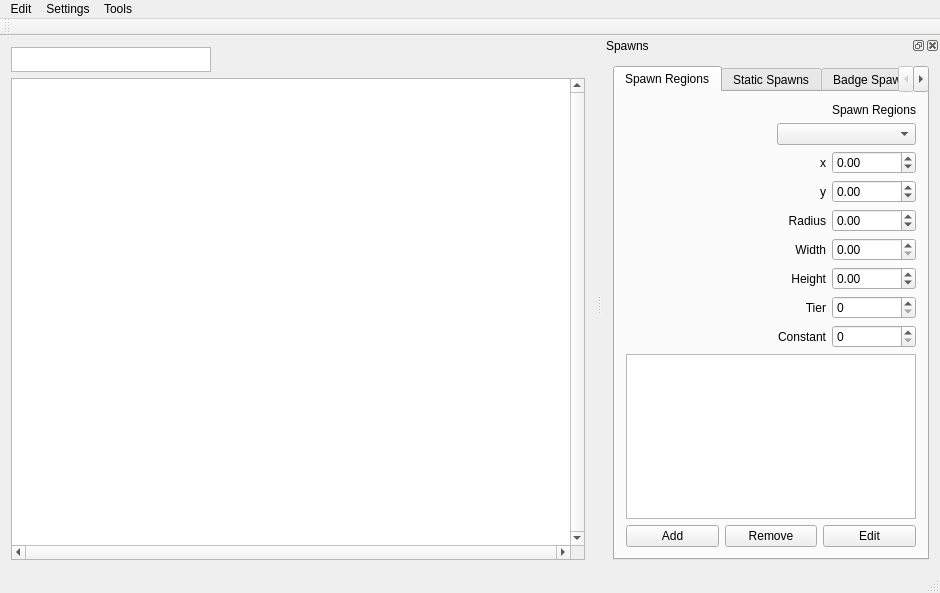
<?xml version="1.0" encoding="UTF-8"?>
<ui version="4.0">
 <class>MainWindow</class>
 <widget class="QMainWindow" name="MainWindow">
  <property name="geometry">
   <rect>
    <x>0</x>
    <y>0</y>
    <width>940</width>
    <height>593</height>
   </rect>
  </property>
  <property name="windowTitle">
   <string>MainWindow</string>
  </property>
  <property name="windowIcon">
   <iconset resource="Resources.qrc">
    <normaloff>:/icon.png</normaloff>:/icon.png</iconset>
  </property>
  <property name="dockOptions">
   <set>QMainWindow::AllowNestedDocks|QMainWindow::AllowTabbedDocks|QMainWindow::AnimatedDocks</set>
  </property>
  <property name="unifiedTitleAndToolBarOnMac">
   <bool>true</bool>
  </property>
  <widget class="QWidget" name="centralWidget">
   <layout class="QGridLayout" name="gridLayout_13">
    <item row="0" column="0">
     <layout class="QGridLayout" name="gridLayout_7">
      <property name="sizeConstraint">
       <enum>QLayout::SetNoConstraint</enum>
      </property>
      <item row="1" column="0">
       <widget class="QTextBrowser" name="textBrowser">
        <property name="maximumSize">
         <size>
          <width>200</width>
          <height>25</height>
         </size>
        </property>
       </widget>
      </item>
      <item row="2" column="0">
       <widget class="QGraphicsView" name="graphicsView">
        <property name="minimumSize">
         <size>
          <width>0</width>
          <height>0</height>
         </size>
        </property>
        <property name="maximumSize">
         <size>
          <width>16777215</width>
          <height>16777215</height>
         </size>
        </property>
        <property name="verticalScrollBarPolicy">
         <enum>Qt::ScrollBarAlwaysOn</enum>
        </property>
        <property name="horizontalScrollBarPolicy">
         <enum>Qt::ScrollBarAlwaysOn</enum>
        </property>
       </widget>
      </item>
     </layout>
    </item>
   </layout>
  </widget>
  <widget class="QStatusBar" name="statusBar"/>
  <widget class="QToolBar" name="mainToolBar">
   <attribute name="toolBarArea">
    <enum>TopToolBarArea</enum>
   </attribute>
   <attribute name="toolBarBreak">
    <bool>false</bool>
   </attribute>
  </widget>
  <widget class="QMenuBar" name="menuBar">
   <property name="geometry">
    <rect>
     <x>0</x>
     <y>0</y>
     <width>940</width>
     <height>21</height>
    </rect>
   </property>
   <widget class="QMenu" name="menuTest">
    <property name="title">
     <string>Settings</string>
    </property>
    <addaction name="actionGeneral_settings"/>
    <addaction name="actionConnect_to_database"/>
    <addaction name="actionConsole"/>
   </widget>
   <widget class="QMenu" name="menuCreature_Manager">
    <property name="title">
     <string>Tools</string>
    </property>
    <addaction name="actionLoad"/>
    <addaction name="actionLair_Tool"/>
    <addaction name="actionCRC_Calculator"/>
    <addaction name="separator"/>
    <addaction name="actionPreOR_Creatures"/>
    <addaction name="action_3dviewer"/>
    <addaction name="actionSTF_Viewer"/>
    <addaction name="actionLootManager"/>
   </widget>
   <widget class="QMenu" name="menuEdit">
    <property name="title">
     <string>Edit</string>
    </property>
   </widget>
   <addaction name="menuEdit"/>
   <addaction name="menuTest"/>
   <addaction name="menuCreature_Manager"/>
  </widget>
  <widget class="QDockWidget" name="dockWidget_2">
   <property name="sizePolicy">
    <sizepolicy hsizetype="Maximum" vsizetype="Maximum">
     <horstretch>0</horstretch>
     <verstretch>0</verstretch>
    </sizepolicy>
   </property>
   <property name="minimumSize">
    <size>
     <width>338</width>
     <height>419</height>
    </size>
   </property>
   <property name="maximumSize">
    <size>
     <width>524287</width>
     <height>524287</height>
    </size>
   </property>
   <property name="windowTitle">
    <string>Spawns</string>
   </property>
   <attribute name="dockWidgetArea">
    <number>2</number>
   </attribute>
   <widget class="QWidget" name="dockWidgetContents_3">
    <layout class="QGridLayout" name="gridLayout_12">
     <item row="0" column="0">
      <widget class="QTabWidget" name="tabWidget_main">
       <property name="minimumSize">
        <size>
         <width>300</width>
         <height>0</height>
        </size>
       </property>
       <property name="currentIndex">
        <number>0</number>
       </property>
       <widget class="QWidget" name="tab">
        <attribute name="title">
         <string>Spawn Regions</string>
        </attribute>
        <layout class="QGridLayout" name="gridLayout_11">
         <item row="0" column="0">
          <layout class="QGridLayout" name="gridLayout_3">
           <item row="0" column="1" colspan="2">
            <layout class="QGridLayout" name="gridLayout">
             <item row="3" column="2">
              <widget class="QDoubleSpinBox" name="regionY">
               <property name="minimum">
                <double>-7680.000000000000000</double>
               </property>
               <property name="maximum">
                <double>7680.000000000000000</double>
               </property>
              </widget>
             </item>
             <item row="3" column="0" colspan="2">
              <widget class="QLabel" name="label_2">
               <property name="text">
                <string>y</string>
               </property>
               <property name="alignment">
                <set>Qt::AlignRight|Qt::AlignTrailing|Qt::AlignVCenter</set>
               </property>
              </widget>
             </item>
             <item row="2" column="2">
              <widget class="QDoubleSpinBox" name="regionX">
               <property name="minimum">
                <double>-7680.000000000000000</double>
               </property>
               <property name="maximum">
                <double>7680.000000000000000</double>
               </property>
              </widget>
             </item>
             <item row="2" column="0" colspan="2">
              <widget class="QLabel" name="label">
               <property name="text">
                <string>x</string>
               </property>
               <property name="alignment">
                <set>Qt::AlignRight|Qt::AlignTrailing|Qt::AlignVCenter</set>
               </property>
              </widget>
             </item>
             <item row="1" column="1" colspan="2">
              <widget class="QComboBox" name="regions"/>
             </item>
             <item row="5" column="2">
              <widget class="QDoubleSpinBox" name="regionRadius">
               <property name="minimum">
                <double>-1.000000000000000</double>
               </property>
               <property name="maximum">
                <double>999999999.000000000000000</double>
               </property>
              </widget>
             </item>
             <item row="8" column="1">
              <widget class="QLabel" name="label_4">
               <property name="text">
                <string>Tier</string>
               </property>
               <property name="alignment">
                <set>Qt::AlignRight|Qt::AlignTrailing|Qt::AlignVCenter</set>
               </property>
              </widget>
             </item>
             <item row="8" column="2">
              <widget class="QSpinBox" name="tier"/>
             </item>
             <item row="9" column="1">
              <widget class="QLabel" name="label_5">
               <property name="text">
                <string>Constant</string>
               </property>
               <property name="alignment">
                <set>Qt::AlignRight|Qt::AlignTrailing|Qt::AlignVCenter</set>
               </property>
              </widget>
             </item>
             <item row="9" column="2">
              <widget class="QSpinBox" name="constant"/>
             </item>
             <item row="0" column="2">
              <widget class="QLabel" name="label_8">
               <property name="text">
                <string>Spawn Regions</string>
               </property>
              </widget>
             </item>
             <item row="7" column="1">
              <widget class="QLabel" name="label_6">
               <property name="text">
                <string>Height</string>
               </property>
               <property name="alignment">
                <set>Qt::AlignRight|Qt::AlignTrailing|Qt::AlignVCenter</set>
               </property>
              </widget>
             </item>
             <item row="5" column="0" colspan="2">
              <widget class="QLabel" name="label_3">
               <property name="text">
                <string>Radius</string>
               </property>
               <property name="alignment">
                <set>Qt::AlignRight|Qt::AlignTrailing|Qt::AlignVCenter</set>
               </property>
              </widget>
             </item>
             <item row="7" column="2">
              <widget class="QDoubleSpinBox" name="regionHeight">
               <property name="minimum">
                <double>-1.000000000000000</double>
               </property>
               <property name="maximum">
                <double>999999999.990000009536743</double>
               </property>
              </widget>
             </item>
             <item row="6" column="2">
              <widget class="QDoubleSpinBox" name="regionWidth">
               <property name="maximum">
                <double>999999999.990000009536743</double>
               </property>
              </widget>
             </item>
             <item row="6" column="1">
              <widget class="QLabel" name="label_9">
               <property name="text">
                <string>Width</string>
               </property>
               <property name="alignment">
                <set>Qt::AlignRight|Qt::AlignTrailing|Qt::AlignVCenter</set>
               </property>
              </widget>
             </item>
            </layout>
           </item>
           <item row="1" column="0" colspan="3">
            <widget class="QListWidget" name="spawnsList"/>
           </item>
           <item row="2" column="0">
            <widget class="QPushButton" name="pushButton_addSpawn">
             <property name="text">
              <string>Add</string>
             </property>
            </widget>
           </item>
           <item row="2" column="1">
            <widget class="QPushButton" name="pushButton_removeSpawn">
             <property name="text">
              <string>Remove</string>
             </property>
            </widget>
           </item>
           <item row="2" column="2">
            <widget class="QPushButton" name="pushButton_editSpawn">
             <property name="text">
              <string>Edit</string>
             </property>
            </widget>
           </item>
           <item row="0" column="0">
            <layout class="QVBoxLayout" name="verticalLayout_3"/>
           </item>
          </layout>
         </item>
        </layout>
       </widget>
       <widget class="QWidget" name="tab_2">
        <attribute name="title">
         <string>Static Spawns</string>
        </attribute>
        <layout class="QVBoxLayout" name="verticalLayout">
         <item>
          <layout class="QGridLayout" name="gridLayout_4">
           <item row="0" column="0">
            <layout class="QGridLayout" name="gridLayout_2">
             <item row="0" column="2">
              <widget class="QLabel" name="label_7">
               <property name="text">
                <string>Search</string>
               </property>
              </widget>
             </item>
             <item row="1" column="0">
              <widget class="QLabel" name="label_StaticSpawns">
               <property name="text">
                <string>Static Spawns</string>
               </property>
              </widget>
             </item>
             <item row="1" column="1">
              <widget class="QComboBox" name="comboBox_StaticSpawns"/>
             </item>
             <item row="1" column="2">
              <widget class="QLineEdit" name="lineEdit_StaticSpawnSearch">
               <property name="maximumSize">
                <size>
                 <width>100</width>
                 <height>16777215</height>
                </size>
               </property>
              </widget>
             </item>
            </layout>
           </item>
           <item row="1" column="0">
            <widget class="QTableWidget" name="tableWidget_StaticSpawns">
             <property name="minimumSize">
              <size>
               <width>0</width>
               <height>100</height>
              </size>
             </property>
             <column>
              <property name="text">
               <string>X</string>
              </property>
             </column>
             <column>
              <property name="text">
               <string>Z</string>
              </property>
             </column>
             <column>
              <property name="text">
               <string>Y</string>
              </property>
             </column>
             <column>
              <property name="text">
               <string>Heading</string>
              </property>
             </column>
             <column>
              <property name="text">
               <string>Respawn</string>
              </property>
             </column>
             <column>
              <property name="text">
               <string>ParentID</string>
              </property>
             </column>
             <column>
              <property name="text">
               <string>Mood Animation</string>
              </property>
             </column>
             <column>
              <property name="text">
               <string>Custom Name</string>
              </property>
             </column>
            </widget>
           </item>
          </layout>
         </item>
         <item>
          <layout class="QGridLayout" name="gridLayout_9">
           <item row="0" column="0">
            <widget class="QPushButton" name="pushButton_RemoveStaticSpawn">
             <property name="text">
              <string>Remove</string>
             </property>
            </widget>
           </item>
           <item row="0" column="1">
            <widget class="QPushButton" name="pushButton_InsertStaticSpawn">
             <property name="text">
              <string>Insert</string>
             </property>
            </widget>
           </item>
          </layout>
         </item>
        </layout>
       </widget>
       <widget class="QWidget" name="tab_3">
        <attribute name="title">
         <string>Badge Spawns</string>
        </attribute>
        <layout class="QVBoxLayout" name="verticalLayout_2">
         <item>
          <layout class="QGridLayout" name="gridLayout_6">
           <item row="0" column="0" colspan="2">
            <layout class="QGridLayout" name="gridLayout_5">
             <item row="0" column="0">
              <widget class="QLabel" name="label_10">
               <property name="text">
                <string>x</string>
               </property>
               <property name="alignment">
                <set>Qt::AlignRight|Qt::AlignTrailing|Qt::AlignVCenter</set>
               </property>
              </widget>
             </item>
             <item row="0" column="1">
              <widget class="QDoubleSpinBox" name="doubleSpinBox_badgeX">
               <property name="minimum">
                <double>-999999999.000000000000000</double>
               </property>
               <property name="maximum">
                <double>999999999.000000000000000</double>
               </property>
              </widget>
             </item>
             <item row="1" column="0">
              <widget class="QLabel" name="label_11">
               <property name="text">
                <string>y</string>
               </property>
               <property name="alignment">
                <set>Qt::AlignRight|Qt::AlignTrailing|Qt::AlignVCenter</set>
               </property>
              </widget>
             </item>
             <item row="1" column="1">
              <widget class="QDoubleSpinBox" name="doubleSpinBox_badge_Y">
               <property name="minimum">
                <double>-9999999.000000000000000</double>
               </property>
               <property name="maximum">
                <double>999999999.000000000000000</double>
               </property>
               <property name="value">
                <double>0.000000000000000</double>
               </property>
              </widget>
             </item>
             <item row="2" column="0">
              <widget class="QLabel" name="label_12">
               <property name="text">
                <string>Radius</string>
               </property>
               <property name="alignment">
                <set>Qt::AlignRight|Qt::AlignTrailing|Qt::AlignVCenter</set>
               </property>
              </widget>
             </item>
             <item row="2" column="1">
              <widget class="QDoubleSpinBox" name="doubleSpinBox_badgeRadius">
               <property name="maximum">
                <double>9999999.000000000000000</double>
               </property>
              </widget>
             </item>
             <item row="3" column="0">
              <widget class="QLabel" name="label_13">
               <property name="text">
                <string>Badge id</string>
               </property>
               <property name="alignment">
                <set>Qt::AlignRight|Qt::AlignTrailing|Qt::AlignVCenter</set>
               </property>
              </widget>
             </item>
             <item row="3" column="1">
              <widget class="QSpinBox" name="spinBox_badgeID"/>
             </item>
            </layout>
           </item>
           <item row="1" column="0" colspan="2">
            <widget class="QListWidget" name="listWidget_badges"/>
           </item>
           <item row="2" column="0">
            <widget class="QPushButton" name="pushButton_addBadge">
             <property name="text">
              <string>Add</string>
             </property>
            </widget>
           </item>
           <item row="2" column="1">
            <widget class="QPushButton" name="pushButton_removeBadge">
             <property name="text">
              <string>Remove</string>
             </property>
            </widget>
           </item>
          </layout>
         </item>
        </layout>
       </widget>
       <widget class="QWidget" name="tab_4">
        <attribute name="title">
         <string>World Snapshot Objects</string>
        </attribute>
        <layout class="QGridLayout" name="gridLayout_10">
         <item row="0" column="0">
          <widget class="QTableWidget" name="tableWidget_worldSpashot">
           <column>
            <property name="text">
             <string>Object id</string>
            </property>
           </column>
           <column>
            <property name="text">
             <string>Parent id</string>
            </property>
           </column>
           <column>
            <property name="text">
             <string>Template</string>
            </property>
           </column>
           <column>
            <property name="text">
             <string>Cell id</string>
            </property>
           </column>
           <column>
            <property name="text">
             <string>X</string>
            </property>
           </column>
           <column>
            <property name="text">
             <string>Z</string>
            </property>
           </column>
           <column>
            <property name="text">
             <string>Y</string>
            </property>
           </column>
           <column>
            <property name="text">
             <string>oW</string>
            </property>
           </column>
           <column>
            <property name="text">
             <string>oX</string>
            </property>
           </column>
           <column>
            <property name="text">
             <string>oY</string>
            </property>
           </column>
           <column>
            <property name="text">
             <string>oZ</string>
            </property>
           </column>
          </widget>
         </item>
        </layout>
       </widget>
      </widget>
     </item>
    </layout>
   </widget>
  </widget>
  <action name="actionConnect_to_database">
   <property name="text">
    <string>Connect to database</string>
   </property>
  </action>
  <action name="actionConsole">
   <property name="text">
    <string>Console</string>
   </property>
  </action>
  <action name="actionDynamic_Spawn_Area">
   <property name="enabled">
    <bool>false</bool>
   </property>
   <property name="text">
    <string>Dynamic Spawn Area</string>
   </property>
  </action>
  <action name="actionSingle_Spawn_Creature">
   <property name="text">
    <string>Single Spawn Creature</string>
   </property>
  </action>
  <action name="actionGeneral_settings">
   <property name="text">
    <string>General settings</string>
   </property>
  </action>
  <action name="actionLoad">
   <property name="text">
    <string>Creatures</string>
   </property>
  </action>
  <action name="actionPreOR_Creatures">
   <property name="text">
    <string>PreOR Creatures</string>
   </property>
  </action>
  <action name="actionChange_Planet">
   <property name="text">
    <string>Change Planet</string>
   </property>
  </action>
  <action name="actionLair_Tool">
   <property name="text">
    <string>Lair Template Tool</string>
   </property>
  </action>
  <action name="action_3dviewer">
   <property name="text">
    <string>3d model viewer</string>
   </property>
  </action>
  <action name="actionSTF_Viewer">
   <property name="text">
    <string>STF Viewer</string>
   </property>
  </action>
  <action name="actionLootManager">
   <property name="text">
    <string>Loot Manager</string>
   </property>
  </action>
  <action name="actionCRC_Calculator">
   <property name="text">
    <string>CRC Calculator</string>
   </property>
  </action>
 </widget>
 <layoutdefault spacing="6" margin="11"/>
 <resources>
  <include location="Resources.qrc"/>
 </resources>
 <connections/>
</ui>
